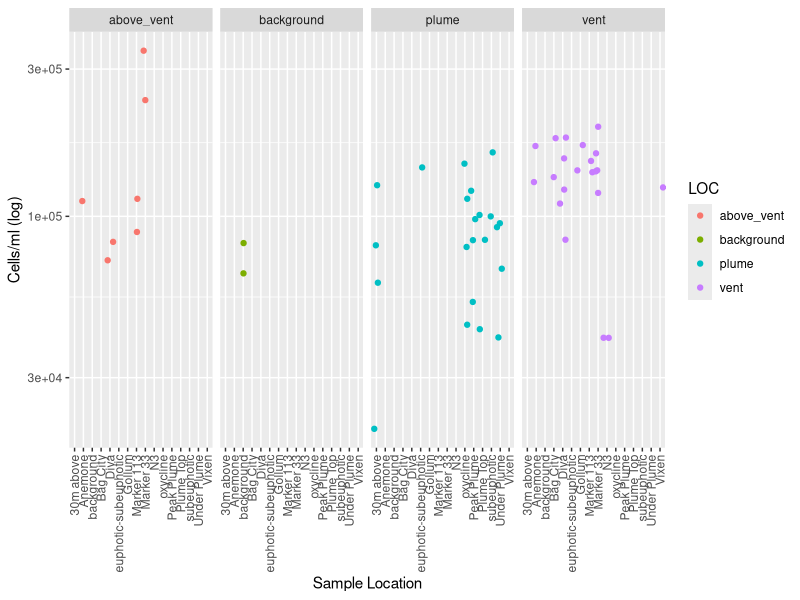

Here is the R script that generated this plot:
## ---- chunk 1
library(tidyverse)
library(readr)
Axial_cellcounts <- read_csv("input-data/Axial_cellcounts - Sheet1.csv")
View(Axial_cellcounts)

is.na(Axial_cellcounts) <- Axial_cellcounts == "n/a" #Changes character "n/a" to a true NA

counts <- Axial_cellcounts %>%
  filter(!is.na(CELL_ML))
## ---- chunk 2
?geom_jitter

library(ggplot2)

str(counts) #check structure of data. CELL_ML is col_character() so must convert to numeric
counts$CELL_ML <- as.numeric(counts$CELL_ML)
## ---- chunk 3
ggplot(counts, aes(x = VENT, y = CELL_ML, color = LOC)) +
  geom_jitter() + 
  scale_y_log10() +
  theme(axis.text.x = element_text(angle = 90, hjust = 1, vjust = 0.5)) +
  facet_grid(cols=vars(LOC)) +
  labs(x = "Sample Location", y = "Cells/ml (log)")

